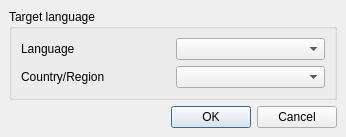
<ui version="4.0" >
 <class>TranslationSettings</class>
 <widget class="QDialog" name="TranslationSettings" >
  <property name="geometry" >
   <rect>
    <x>0</x>
    <y>0</y>
    <width>346</width>
    <height>125</height>
   </rect>
  </property>
  <property name="windowTitle" >
   <string>Qt Linguist - Translation file settings</string>
  </property>
  <layout class="QVBoxLayout" >
   <property name="margin" >
    <number>9</number>
   </property>
   <property name="spacing" >
    <number>6</number>
   </property>
   <item>
    <widget class="QGroupBox" name="groupBox" >
     <property name="title" >
      <string>Target language</string>
     </property>
     <layout class="QGridLayout" >
      <property name="margin" >
       <number>9</number>
      </property>
      <property name="spacing" >
       <number>6</number>
      </property>
      <item row="0" column="1" >
       <widget class="QComboBox" name="cbLanguageList" />
      </item>
      <item row="0" column="0" >
       <widget class="QLabel" name="label" >
        <property name="text" >
         <string>Language</string>
        </property>
        <property name="buddy" >
         <cstring>cbLanguageList</cstring>
        </property>
       </widget>
      </item>
      <item row="1" column="1" >
       <widget class="QComboBox" name="cbCountryList" />
      </item>
      <item row="1" column="0" >
       <widget class="QLabel" name="lblCountry" >
        <property name="text" >
         <string>Country/Region</string>
        </property>
       </widget>
      </item>
     </layout>
    </widget>
   </item>
   <item>
    <widget class="QDialogButtonBox" name="buttonBox" >
     <property name="orientation" >
      <enum>Qt::Horizontal</enum>
     </property>
     <property name="standardButtons" >
      <set>QDialogButtonBox::Cancel|QDialogButtonBox::NoButton|QDialogButtonBox::Ok</set>
     </property>
    </widget>
   </item>
  </layout>
 </widget>
 <resources/>
 <connections>
  <connection>
   <sender>buttonBox</sender>
   <signal>accepted()</signal>
   <receiver>TranslationSettings</receiver>
   <slot>accept()</slot>
   <hints>
    <hint type="sourcelabel" >
     <x>244</x>
     <y>224</y>
    </hint>
    <hint type="destinationlabel" >
     <x>157</x>
     <y>242</y>
    </hint>
   </hints>
  </connection>
  <connection>
   <sender>buttonBox</sender>
   <signal>rejected()</signal>
   <receiver>TranslationSettings</receiver>
   <slot>reject()</slot>
   <hints>
    <hint type="sourcelabel" >
     <x>312</x>
     <y>230</y>
    </hint>
    <hint type="destinationlabel" >
     <x>286</x>
     <y>242</y>
    </hint>
   </hints>
  </connection>
 </connections>
</ui>
